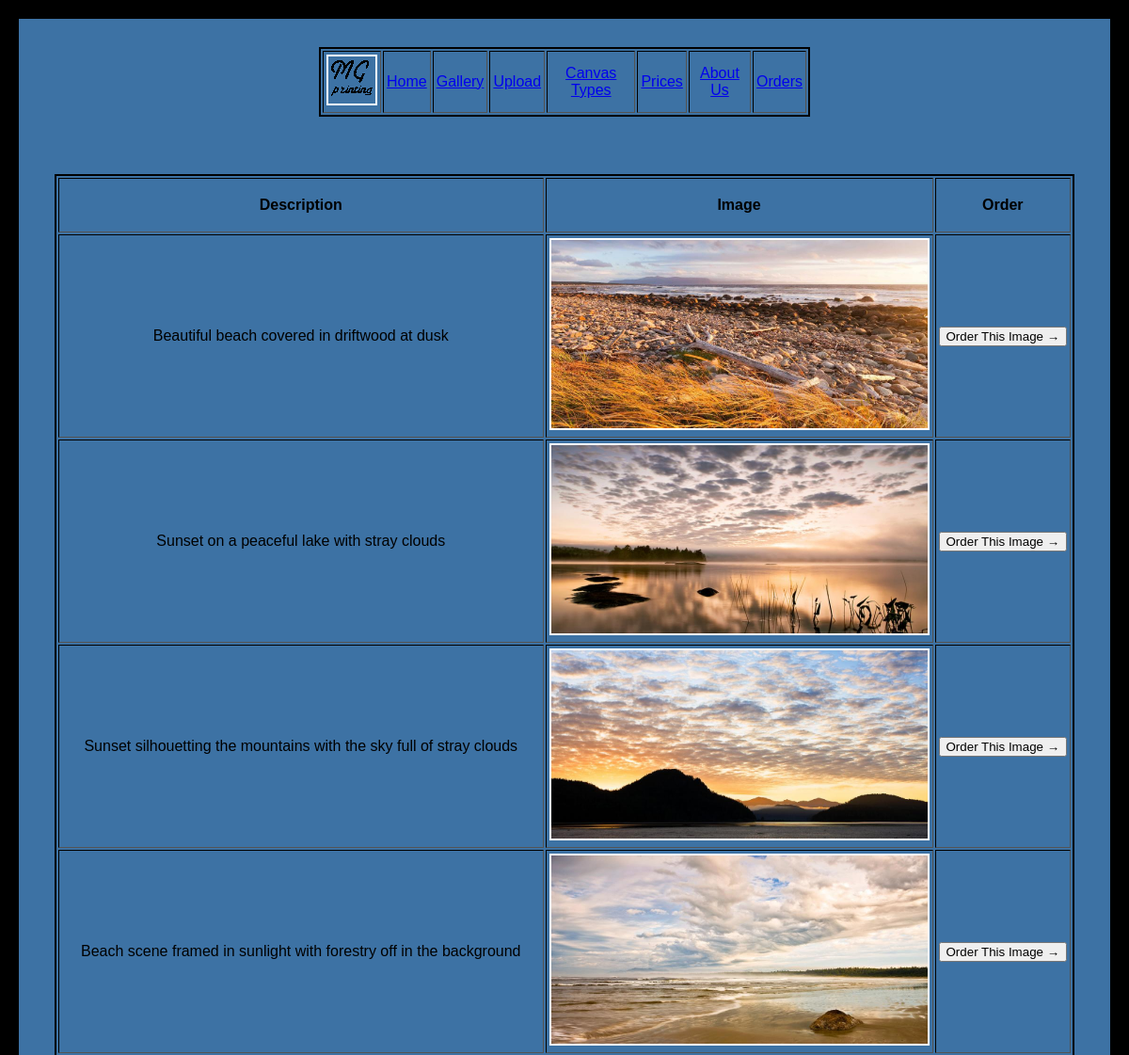
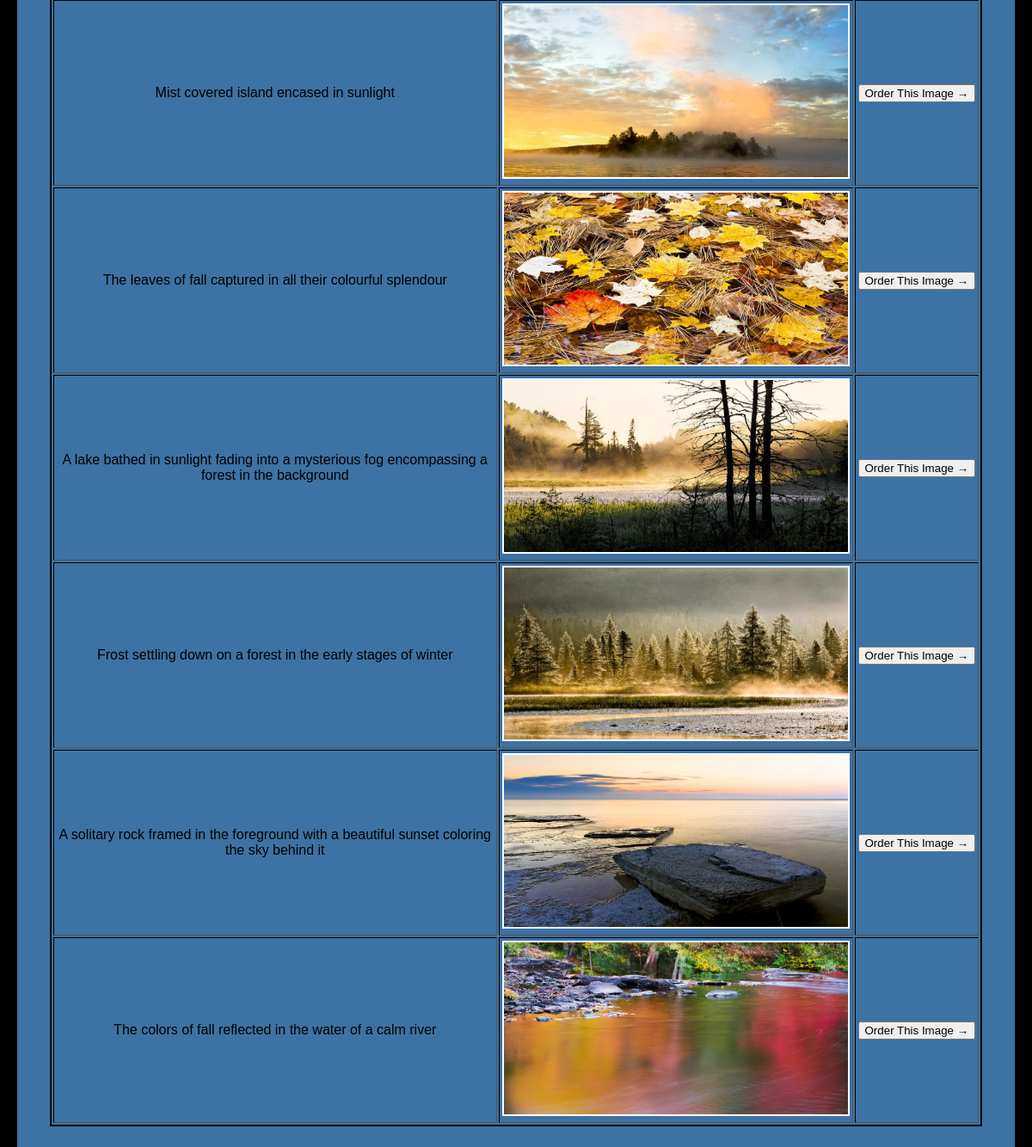
/gallery.php, run on the app's committed database (2 pictures, top to bottom).
### tables this page shows
CREATE TABLE IF NOT EXISTS images (
image_id int NOT NULL AUTO_INCREMENT,
image_name varchar(100) NOT NULL,
description varchar(250) NOT NULL,
PRIMARY KEY (image_id)
);

### gallery.php (the view, shortened to what this page needs)
<!DOCTYPE html>
<?php
$url=parse_url(getenv("CLEARDB_DATABASE_URL"));
$server = $url["host"];
$username = $url["user"];
$password = $url["pass"];
$link = mysql_connect($server, $username, $password);
$result = mysql_query("SELECT * FROM images", $link);
?>
<html xmlns="http://www.w3.org/1999/xhtml" lang="en">
<head>
  <link rel="stylesheet" href="css/master.css" type="text/css" media="screen" title="no title">
</head>
<body id="gallery" onload="">
  <?php include("menu_bar.php"); ?>
  <form action="login.php" method="post" accept-charset="utf-8">
    <table border     = "1" >
      <tr>
        <th>
          <p>Description</p>
        </th>
        <th>
          <p>Image</p>
        </th>
        <th>
          <p>Order</p>
        </th>
      </tr>
      <?php
      while($row = mysql_fetch_array($result)){
        echo "<tr>\n";
        echo "<td><p>". $row['description']. "</p></td>\n";
        echo "<td> <img src    = 'images/".$row['image_name']."' alt=".$row['image_id']."  width='400' height='200'></td>\n";
        echo "<td><input type='submit' name='". $row['image_name']."' onClick='updateSelected(".$row['image_id'].");' value='Order This Image &rarr;'></td>\n";
        echo "</tr>";
      }
      ?>
    </form>
</body>
</html>

### menu_bar.php
<div style="text-align: center;">
  <div style="text-align: left; margin: 1em auto; width: 50%;">
    <table border="1">
      <tr>
        <td>
          <img src="images/site/logo.gif" alt="logo">
        </td>
        <td>
          <a href="index.php">Home</a>
        </td>
        <td>
          <a href="gallery.php">Gallery</a>
        </td>
        <td>
          <a href="upload.php">Upload</a>
        </td>
        <td>
          <a href="canvas.php">Canvas Types</a>
        </td>
        <td>
          <a href="prices.php">Prices</a>
        </td>
        <td>
          <a href="about.php">About Us</a>
        </td>
        <td>
          <a href="orders.php">Orders</a>
        </td>
      </tr>
    </table>
  </div>
</div>

### css/master.css (style rules this page uses)
html { text-align: left; background-color: #3D72A4; font-family: "Andale Mono", "MS Trebuchet", sans-serif; padding: 10px; list-style-type: disc; border: 20px solid #000; }
table { border: 2px solid #000; text-align: center; margin: 20px; }
td, th { padding: 3px; }
img { border: 2px solid #FFFFFF; }

### data on the page
images: description "Beautiful beach covered in driftwood at dusk", image_name (picture)
images: description "Sunset on a peaceful lake with stray clouds", image_name (picture)
images: description "Sunset silhouetting the mountains with the sky full of stray clouds", image_name (picture)
images: description "Beach scene framed in sunlight with forestry off in the background", image_name (picture)
images: description "Mist covered island encased in sunlight", image_name (picture)
images: description "The leaves of fall captured in all their colourful splendour", image_name (picture)
images: description "A lake bathed in sunlight fading into a mysterious fog encompassing a forest in the background", image_name (picture)
images: description "Frost settling down on a forest in the early stages of winter", image_name (picture)
images: description "A solitary rock framed in the foreground with a beautiful sunset coloring the sky behind it", image_name (picture)
images: description "The colors of fall reflected in the water of a calm river", image_name (picture)
